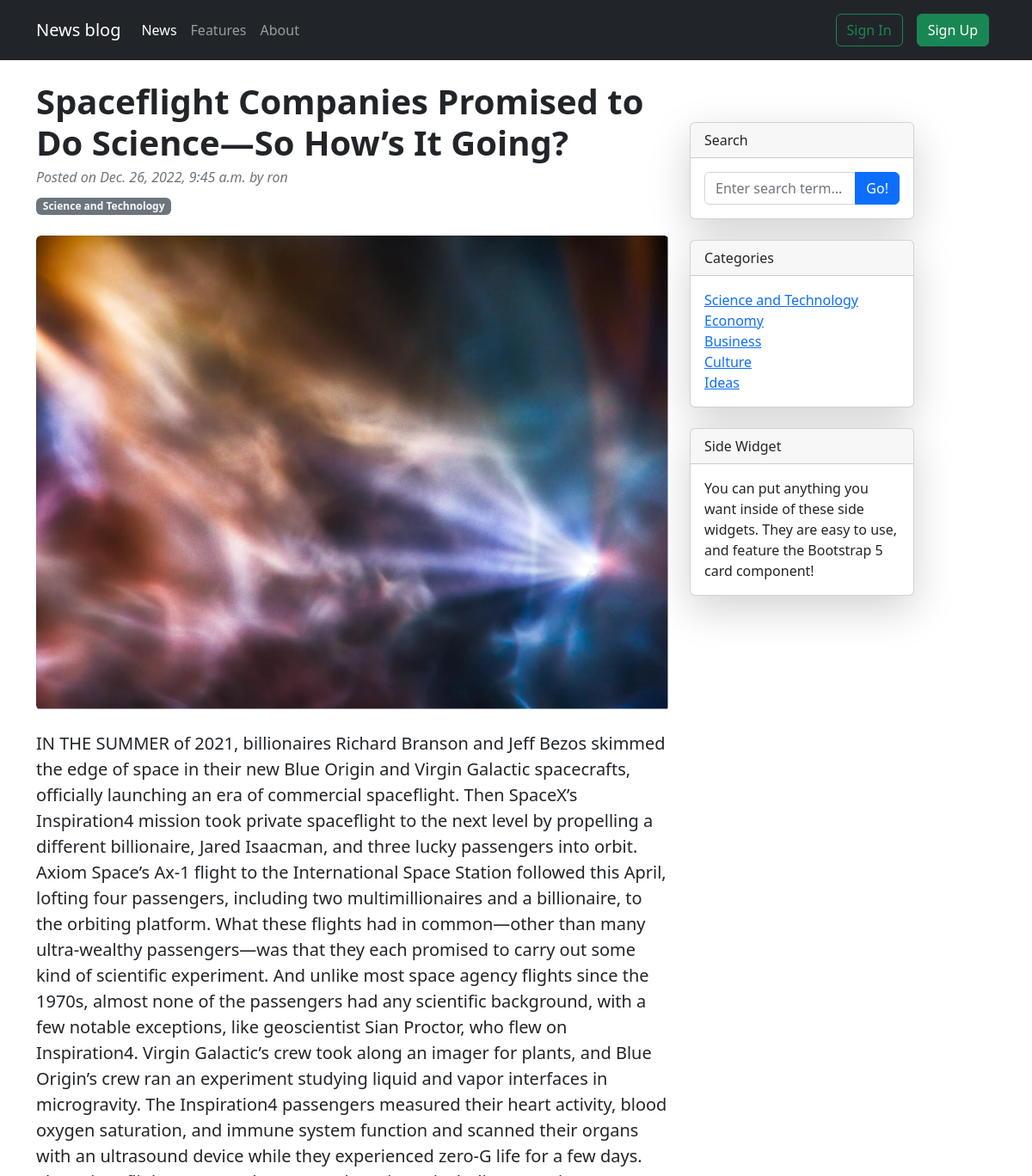
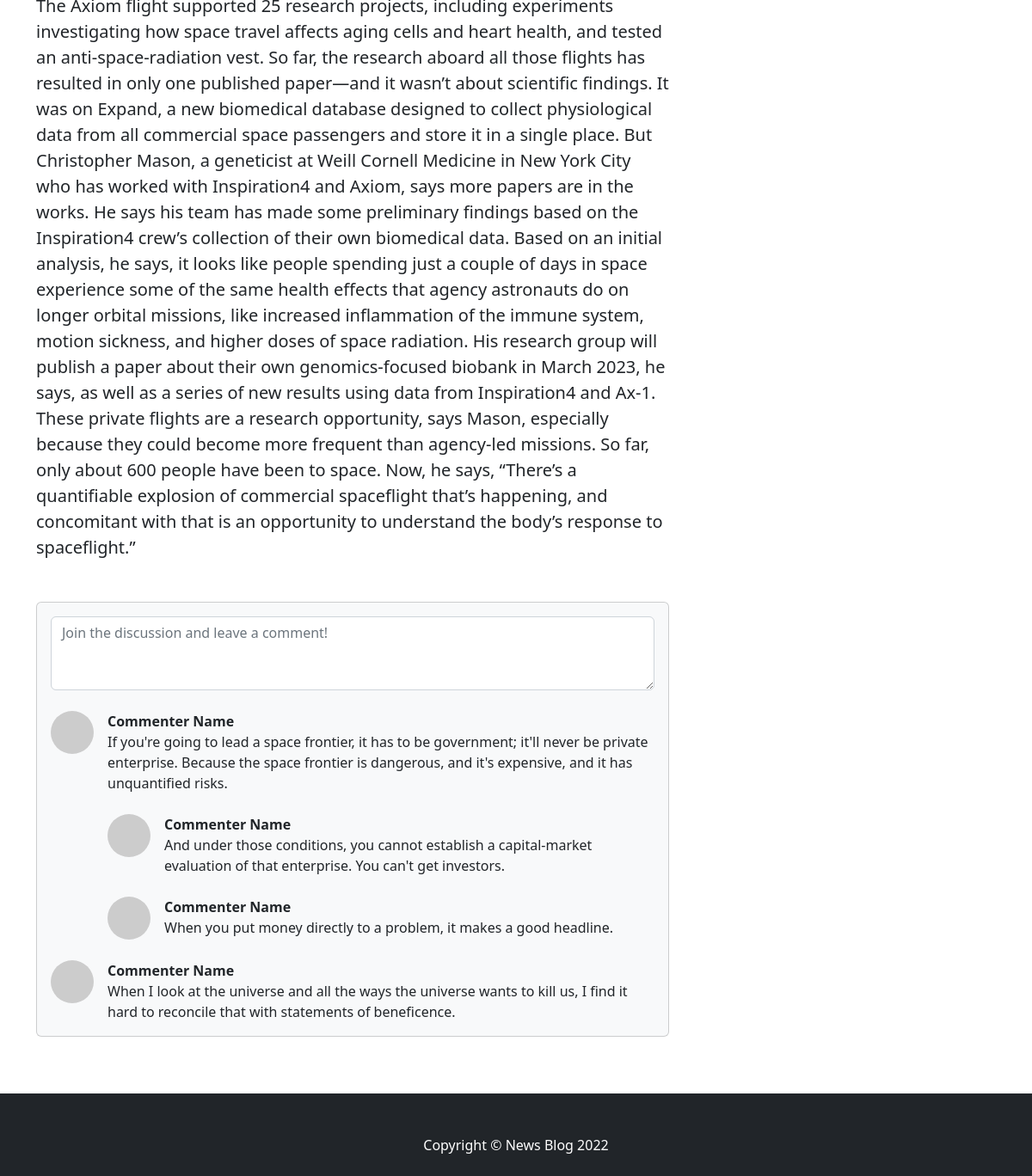
Page /9/ on the committed database (2 pictures, top to bottom).
### news/models.py (models this page shows, shortened)
class News(models.Model):
    author = models.ForeignKey(User, on_delete=models.CASCADE)
    category = models.ForeignKey(Category, on_delete=models.CASCADE)
    title = models.CharField(max_length=100)
    description = models.CharField(max_length=150)
    image = models.ImageField(upload_to='news/images/')
    article = models.TextField()
    date = models.DateTimeField(auto_now=True)
    class Meta:
        verbose_name_plural = 'News'

class Category(models.Model):
    name = models.CharField(max_length=32)
    class Meta:
        verbose_name_plural = 'Category'
    def __str__(self):
        return self.name

### news/views.py (the view)
# urls.py: path('<int:news_pk>/', news_views.article, name='article'),
def article(request, news_pk):
    categories = Category.objects.all()
    try:
        news = News.objects.get(pk=news_pk)
        context = {'page_name': news.title, 'news': news, 'categories': categories}
        return render(request, template_name='article.html', context=context)
    except News.DoesNotExist:
        context = {'page_name': 'Does Not Exist', 'categories': categories, 'error': 'This article does not exist'}
        return render(request, template_name='article.html', context=context)

### news/templates/article.html (shortened to what this page needs)
{% extends 'base.html' %}
{% block content %}
{% if news %}
        <div class="container mt-4 mb-4">
            <div class="row">
                <div class="col-lg-8">
                    <article>
                        <header class="mb-4">
                            <h1 class="fw-bolder mb-1">{{ news.title }}</h1>
                            <div class="text-muted fst-italic mb-2">Posted on {{ news.date }} by {{ news.author }}</div>
                            <a class="badge bg-secondary text-decoration-none link-light" href="#!">{{ news.category }}</a>
                        </header>
                        <figure class="mb-4"><img class="img-fluid rounded" src="{{ news.image.url }}" alt="..." /></figure>
                        <section class="mb-5">
                            <p class="fs-5 mb-4">{{ news.article }}</p>
                        </section>
                    </article>
                    <section class="mb-5">
                        <div class="card bg-light">
                            <div class="card-body">
                                <form class="mb-4"><textarea class="form-control" rows="3" placeholder="Join the discussion and leave a comment!"></textarea></form>
                                <div class="d-flex mb-4">
                                    <div class="flex-shrink-0"><img class="rounded-circle" src="https://dummyimage.com/50x50/ced4da/6c757d.jpg" alt="..." /></div>
                                    <div class="ms-3">
                                        <div class="fw-bold">Commenter Name</div>
                                        If you're going to lead a space frontier, it has to be government; it'll never be private enterprise. Because the space frontier is dangerous, and it's expensive, and it has unquantified risks.
                                        <div class="d-flex mt-4">
                                            <div class="flex-shrink-0"><img class="rounded-circle" src="https://dummyimage.com/50x50/ced4da/6c757d.jpg" alt="..." /></div>
                                            <div class="ms-3">
                                                <div class="fw-bold">Commenter Name</div>
                                                And under those conditions, you cannot establish a capital-market evaluation of that enterprise. You can't get investors.
                                            </div>
                                        </div>
                                        <div class="d-flex mt-4">
                                            <div class="flex-shrink-0"><img class="rounded-circle" src="https://dummyimage.com/50x50/ced4da/6c757d.jpg" alt="..." /></div>
                                            <div class="ms-3">
                                                <div class="fw-bold">Commenter Name</div>
                                                When you put money directly to a problem, it makes a good headline.
                                            </div>
                                        </div>
                                    </div>
                                </div>
                                <div class="d-flex">
                                    <div class="flex-shrink-0"><img class="rounded-circle" src="https://dummyimage.com/50x50/ced4da/6c757d.jpg" alt="..." /></div>
                                    <div class="ms-3">
                                        <div class="fw-bold">Commenter Name</div>
                                        When I look at the universe and all the ways the universe wants to kill us, I find it hard to reconcile that with statements of beneficence.
                                    </div>
                                </div>
                            </div>
                        </div>
                    </section>
                </div>
{% endif %}
                <div class="col-lg-3 mt-5">
                    <div class="card mb-4 shadow-lg">
                        <div class="card-header">Search</div>
                        <div class="card-body">
                            <div class="input-group">
                                <input class="form-control" type="text" placeholder="Enter search term..." aria-label="Enter search term..." aria-describedby="button-search" />
                                <button class="btn btn-primary" id="button-search" type="button">Go!</button>
                            </div>
                        </div>
                    </div>
                    <div class="card mb-4 shadow-lg">
                    <div class="card-header">Categories</div>
                    <div class="card-body">
                        <div class="row">
                            <div class="col">
                                <ul class="list-unstyled mb-0">
                                    {% for cat in categories %}
                                    <li><a href="{% url 'news' cat.id %}">{{ cat }}</a></li>
                                    {% endfor %}
                                </ul>
                            </div>
                        </div>
                    </div>
                </div>
                    <div class="card mb-4 shadow-lg">
                        <div class="card-header">Side Widget</div>
                        <div class="card-body">You can put anything you want inside of these side widgets. They are easy to use, and feature the Bootstrap 5 card component!</div>
                    </div>
                </div>
            </div>
        </div>
{% endblock %}

### static/css/style.css (style rules this page uses)
* { margin: 0; padding: 0; }
html, body { height: 100%; }

### rows in the picture
News: title "Spaceflight Companies Promised to Do Science—So How’s It Going?", date "Dec. 26, 2022, 9:45 a.m.", author "ron", category "Science and Technology", image (picture), article "IN THE SUMMER of 2021, billionaires Richard Branson and Jeff Bezos skimmed the edge of space in their new Blue Origin and Virgin Galactic spacecrafts, officially launching an era of commercial spaceflight. Then SpaceX’s Inspiration4 mission took private spaceflight to the next level by propelling a different billionaire, Jared Isaacman, and three lucky passengers into orbit. Axiom Space’s Ax-1 flight to the International Space Station followed this April, lofting four passengers, including two multimillionaires and a billionaire, to the orbiting platform. What these flights had in common—other than many ultra-wealthy passengers—was that they each promised to carry out some kind of…"
Category: name "Science and Technology"
Category: name "Economy"
Category: name "Business"
Category: name "Culture"
Category: name "Ideas"
